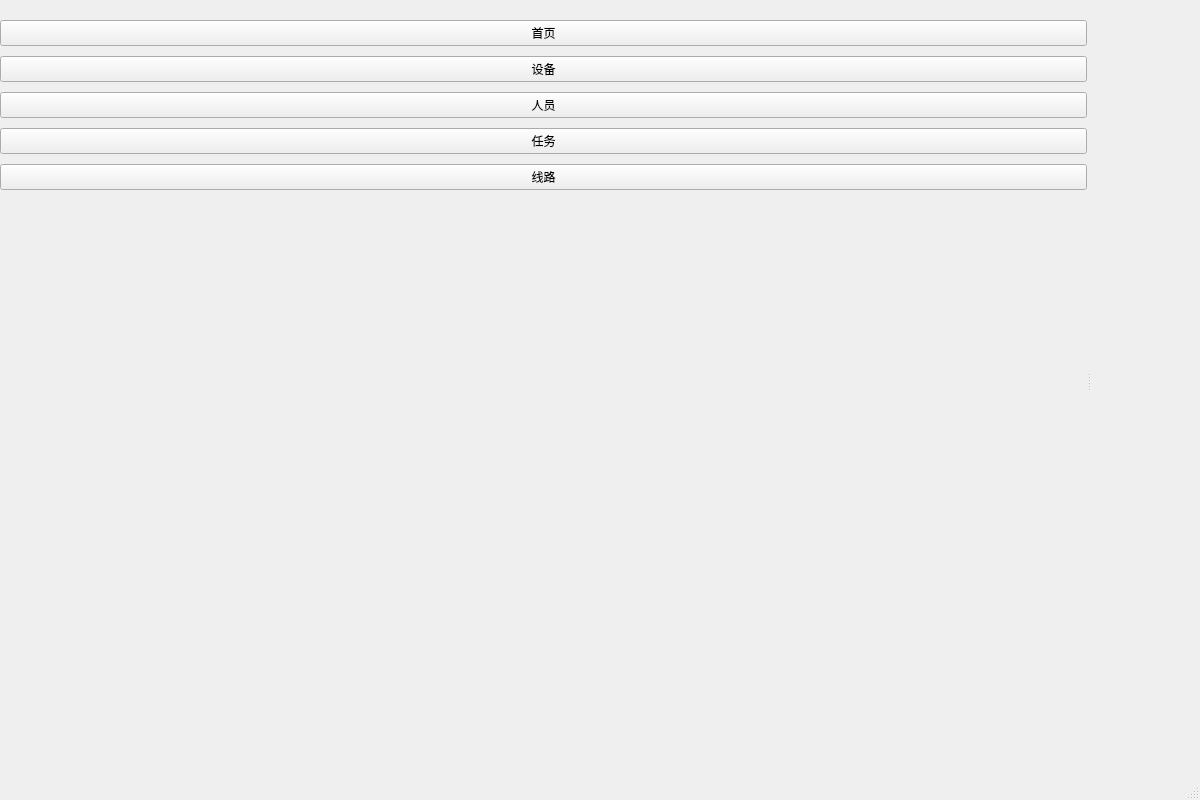
<?xml version="1.0" encoding="UTF-8"?>
<ui version="4.0">
 <class>MainWindow</class>
 <widget class="QMainWindow" name="MainWindow">
  <property name="enabled">
   <bool>true</bool>
  </property>
  <property name="geometry">
   <rect>
    <x>0</x>
    <y>0</y>
    <width>1200</width>
    <height>800</height>
   </rect>
  </property>
  <property name="sizePolicy">
   <sizepolicy hsizetype="Preferred" vsizetype="Preferred">
    <horstretch>3</horstretch>
    <verstretch>3</verstretch>
   </sizepolicy>
  </property>
  <property name="baseSize">
   <size>
    <width>0</width>
    <height>0</height>
   </size>
  </property>
  <property name="windowTitle">
   <string>智能矿用巡检系统</string>
  </property>
  <property name="windowIcon">
   <iconset resource="image.qrc">
    <normaloff>:/images/images/5.ico</normaloff>:/images/images/5.ico</iconset>
  </property>
  <widget class="QWidget" name="centralwidget">
   <widget class="QSplitter" name="splitter">
    <property name="geometry">
     <rect>
      <x>0</x>
      <y>20</y>
      <width>1091</width>
      <height>721</height>
     </rect>
    </property>
    <property name="sizePolicy">
     <sizepolicy hsizetype="Fixed" vsizetype="Preferred">
      <horstretch>3</horstretch>
      <verstretch>0</verstretch>
     </sizepolicy>
    </property>
    <property name="orientation">
     <enum>Qt::Horizontal</enum>
    </property>
    <property name="childrenCollapsible">
     <bool>true</bool>
    </property>
    <widget class="QWidget" name="verticalLayoutWidget">
     <layout class="QVBoxLayout" name="verticalLayout" stretch="0,0,0,0,0,0">
      <property name="spacing">
       <number>10</number>
      </property>
      <item>
       <widget class="QPushButton" name="pb_homepage">
        <property name="sizePolicy">
         <sizepolicy hsizetype="Minimum" vsizetype="Fixed">
          <horstretch>3</horstretch>
          <verstretch>0</verstretch>
         </sizepolicy>
        </property>
        <property name="layoutDirection">
         <enum>Qt::LeftToRight</enum>
        </property>
        <property name="text">
         <string>首页</string>
        </property>
       </widget>
      </item>
      <item>
       <widget class="QPushButton" name="pb_equipment">
        <property name="text">
         <string>设备</string>
        </property>
       </widget>
      </item>
      <item>
       <widget class="QPushButton" name="pb_people">
        <property name="sizePolicy">
         <sizepolicy hsizetype="Minimum" vsizetype="Fixed">
          <horstretch>3</horstretch>
          <verstretch>3</verstretch>
         </sizepolicy>
        </property>
        <property name="text">
         <string>人员</string>
        </property>
       </widget>
      </item>
      <item>
       <widget class="QPushButton" name="pb_task">
        <property name="text">
         <string>任务</string>
        </property>
       </widget>
      </item>
      <item>
       <widget class="QPushButton" name="pb_line">
        <property name="text">
         <string>线路</string>
        </property>
       </widget>
      </item>
      <item>
       <spacer name="verticalSpacer_2">
        <property name="orientation">
         <enum>Qt::Vertical</enum>
        </property>
        <property name="sizeHint" stdset="0">
         <size>
          <width>20</width>
          <height>40</height>
         </size>
        </property>
       </spacer>
      </item>
     </layout>
    </widget>
    <widget class="QWidget" name="gridLayoutWidget">
     <layout class="QGridLayout" name="gridLayout" columnstretch="0,0">
      <item row="0" column="1">
       <layout class="QGridLayout" name="gridLayout_2">
        <item row="0" column="1">
         <widget class="QStackedWidget" name="stackedWidget">
          <property name="currentIndex">
           <number>-1</number>
          </property>
         </widget>
        </item>
       </layout>
      </item>
     </layout>
    </widget>
   </widget>
  </widget>
  <widget class="QMenuBar" name="menubar">
   <property name="geometry">
    <rect>
     <x>0</x>
     <y>0</y>
     <width>1200</width>
     <height>22</height>
    </rect>
   </property>
  </widget>
  <widget class="QStatusBar" name="statusbar"/>
  <action name="actopen">
   <property name="text">
    <string>打开</string>
   </property>
   <property name="toolTip">
    <string>打开文件</string>
   </property>
  </action>
 </widget>
 <resources>
  <include location="image.qrc"/>
 </resources>
 <connections/>
</ui>
